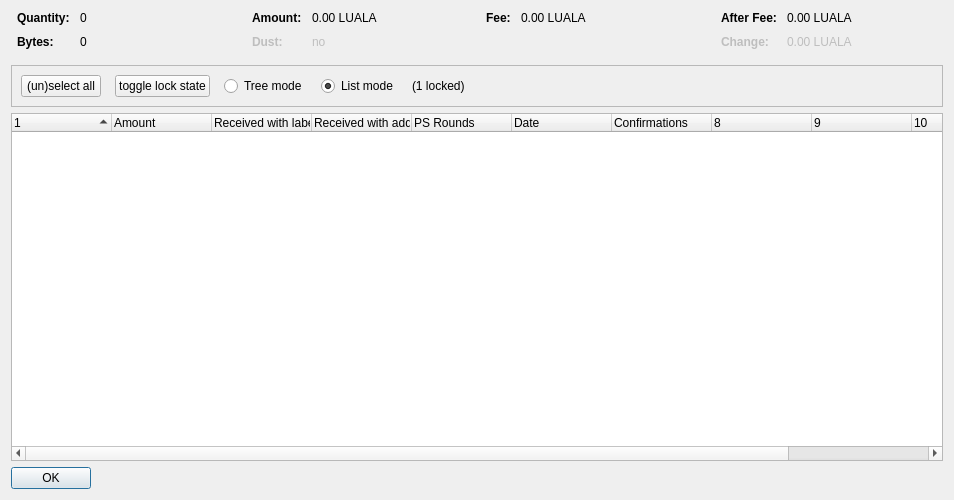
<?xml version="1.0" encoding="UTF-8"?>
<ui version="4.0">
 <class>CoinControlDialog</class>
 <widget class="QDialog" name="CoinControlDialog">
  <property name="geometry">
   <rect>
    <x>0</x>
    <y>0</y>
    <width>954</width>
    <height>500</height>
   </rect>
  </property>
  <property name="windowTitle">
   <string>Coin Selection</string>
  </property>
  <layout class="QVBoxLayout" name="verticalLayout">
   <item>
    <layout class="QHBoxLayout" name="horizontalLayoutTop" stretch="0,0,0,0">
     <property name="topMargin">
      <number>0</number>
     </property>
     <property name="bottomMargin">
      <number>10</number>
     </property>
     <item>
      <layout class="QFormLayout" name="formLayoutCoinControl1">
       <property name="horizontalSpacing">
        <number>10</number>
       </property>
       <property name="verticalSpacing">
        <number>10</number>
       </property>
       <property name="leftMargin">
        <number>6</number>
       </property>
       <property name="rightMargin">
        <number>6</number>
       </property>
       <item row="0" column="0">
        <widget class="QLabel" name="labelCoinControlQuantityText">
         <property name="font">
          <font>
           <weight>75</weight>
           <bold>true</bold>
          </font>
         </property>
         <property name="text">
          <string>Quantity:</string>
         </property>
        </widget>
       </item>
       <item row="0" column="1">
        <widget class="QLabel" name="labelCoinControlQuantity">
         <property name="cursor">
          <cursorShape>IBeamCursor</cursorShape>
         </property>
         <property name="contextMenuPolicy">
          <enum>Qt::ActionsContextMenu</enum>
         </property>
         <property name="text">
          <string notr="true">0</string>
         </property>
         <property name="textInteractionFlags">
          <set>Qt::LinksAccessibleByMouse|Qt::TextSelectableByKeyboard|Qt::TextSelectableByMouse</set>
         </property>
        </widget>
       </item>
       <item row="1" column="0">
        <widget class="QLabel" name="labelCoinControlBytesText">
         <property name="font">
          <font>
           <weight>75</weight>
           <bold>true</bold>
          </font>
         </property>
         <property name="text">
          <string>Bytes:</string>
         </property>
        </widget>
       </item>
       <item row="1" column="1">
        <widget class="QLabel" name="labelCoinControlBytes">
         <property name="cursor">
          <cursorShape>IBeamCursor</cursorShape>
         </property>
         <property name="contextMenuPolicy">
          <enum>Qt::ActionsContextMenu</enum>
         </property>
         <property name="text">
          <string notr="true">0</string>
         </property>
         <property name="textInteractionFlags">
          <set>Qt::LinksAccessibleByMouse|Qt::TextSelectableByKeyboard|Qt::TextSelectableByMouse</set>
         </property>
        </widget>
       </item>
      </layout>
     </item>
     <item>
      <layout class="QFormLayout" name="formLayoutCoinControl2">
       <property name="horizontalSpacing">
        <number>10</number>
       </property>
       <property name="verticalSpacing">
        <number>10</number>
       </property>
       <property name="leftMargin">
        <number>6</number>
       </property>
       <property name="rightMargin">
        <number>6</number>
       </property>
       <item row="0" column="0">
        <widget class="QLabel" name="labelCoinControlAmountText">
         <property name="font">
          <font>
           <weight>75</weight>
           <bold>true</bold>
          </font>
         </property>
         <property name="text">
          <string>Amount:</string>
         </property>
        </widget>
       </item>
       <item row="0" column="1">
        <widget class="QLabel" name="labelCoinControlAmount">
         <property name="cursor">
          <cursorShape>IBeamCursor</cursorShape>
         </property>
         <property name="contextMenuPolicy">
          <enum>Qt::ActionsContextMenu</enum>
         </property>
         <property name="text">
          <string notr="true">0.00 LUALA</string>
         </property>
         <property name="textInteractionFlags">
          <set>Qt::LinksAccessibleByMouse|Qt::TextSelectableByKeyboard|Qt::TextSelectableByMouse</set>
         </property>
        </widget>
       </item>
       <item row="1" column="0">
        <widget class="QLabel" name="labelCoinControlLowOutputText">
         <property name="enabled">
          <bool>false</bool>
         </property>
         <property name="font">
          <font>
           <weight>75</weight>
           <bold>true</bold>
          </font>
         </property>
         <property name="text">
          <string>Dust:</string>
         </property>
        </widget>
       </item>
       <item row="1" column="1">
        <widget class="QLabel" name="labelCoinControlLowOutput">
         <property name="enabled">
          <bool>false</bool>
         </property>
         <property name="cursor">
          <cursorShape>IBeamCursor</cursorShape>
         </property>
         <property name="contextMenuPolicy">
          <enum>Qt::ActionsContextMenu</enum>
         </property>
         <property name="text">
          <string notr="true">no</string>
         </property>
         <property name="textInteractionFlags">
          <set>Qt::LinksAccessibleByMouse|Qt::TextSelectableByKeyboard|Qt::TextSelectableByMouse</set>
         </property>
        </widget>
       </item>
      </layout>
     </item>
     <item>
      <layout class="QFormLayout" name="formLayoutCoinControl3">
       <property name="horizontalSpacing">
        <number>10</number>
       </property>
       <property name="verticalSpacing">
        <number>10</number>
       </property>
       <property name="leftMargin">
        <number>6</number>
       </property>
       <property name="rightMargin">
        <number>6</number>
       </property>
       <item row="0" column="0">
        <widget class="QLabel" name="labelCoinControlFeeText">
         <property name="font">
          <font>
           <weight>75</weight>
           <bold>true</bold>
          </font>
         </property>
         <property name="text">
          <string>Fee:</string>
         </property>
        </widget>
       </item>
       <item row="0" column="1">
        <widget class="QLabel" name="labelCoinControlFee">
         <property name="cursor">
          <cursorShape>IBeamCursor</cursorShape>
         </property>
         <property name="contextMenuPolicy">
          <enum>Qt::ActionsContextMenu</enum>
         </property>
         <property name="text">
          <string notr="true">0.00 LUALA</string>
         </property>
         <property name="textInteractionFlags">
          <set>Qt::LinksAccessibleByMouse|Qt::TextSelectableByKeyboard|Qt::TextSelectableByMouse</set>
         </property>
        </widget>
       </item>
      </layout>
     </item>
     <item>
      <layout class="QFormLayout" name="formLayoutCoinControl4">
       <property name="horizontalSpacing">
        <number>10</number>
       </property>
       <property name="verticalSpacing">
        <number>10</number>
       </property>
       <property name="leftMargin">
        <number>6</number>
       </property>
       <property name="rightMargin">
        <number>6</number>
       </property>
       <item row="0" column="0">
        <widget class="QLabel" name="labelCoinControlAfterFeeText">
         <property name="font">
          <font>
           <weight>75</weight>
           <bold>true</bold>
          </font>
         </property>
         <property name="text">
          <string>After Fee:</string>
         </property>
        </widget>
       </item>
       <item row="0" column="1">
        <widget class="QLabel" name="labelCoinControlAfterFee">
         <property name="cursor">
          <cursorShape>IBeamCursor</cursorShape>
         </property>
         <property name="contextMenuPolicy">
          <enum>Qt::ActionsContextMenu</enum>
         </property>
         <property name="text">
          <string notr="true">0.00 LUALA</string>
         </property>
         <property name="textInteractionFlags">
          <set>Qt::LinksAccessibleByMouse|Qt::TextSelectableByKeyboard|Qt::TextSelectableByMouse</set>
         </property>
        </widget>
       </item>
       <item row="1" column="0">
        <widget class="QLabel" name="labelCoinControlChangeText">
         <property name="enabled">
          <bool>false</bool>
         </property>
         <property name="font">
          <font>
           <weight>75</weight>
           <bold>true</bold>
          </font>
         </property>
         <property name="text">
          <string>Change:</string>
         </property>
        </widget>
       </item>
       <item row="1" column="1">
        <widget class="QLabel" name="labelCoinControlChange">
         <property name="enabled">
          <bool>false</bool>
         </property>
         <property name="cursor">
          <cursorShape>IBeamCursor</cursorShape>
         </property>
         <property name="contextMenuPolicy">
          <enum>Qt::ActionsContextMenu</enum>
         </property>
         <property name="text">
          <string notr="true">0.00 LUALA</string>
         </property>
         <property name="textInteractionFlags">
          <set>Qt::LinksAccessibleByMouse|Qt::TextSelectableByKeyboard|Qt::TextSelectableByMouse</set>
         </property>
        </widget>
       </item>
      </layout>
     </item>
    </layout>
   </item>
   <item>
    <widget class="QFrame" name="frame">
     <property name="minimumSize">
      <size>
       <width>0</width>
       <height>40</height>
      </size>
     </property>
     <property name="frameShape">
      <enum>QFrame::StyledPanel</enum>
     </property>
     <property name="frameShadow">
      <enum>QFrame::Sunken</enum>
     </property>
     <layout class="QHBoxLayout" name="horizontalLayout">
      <item>
       <layout class="QHBoxLayout" name="horizontalLayoutPanel" stretch="0,0,0,0,0,0">
        <property name="spacing">
         <number>14</number>
        </property>
        <item>
         <widget class="QPushButton" name="pushButtonSelectAll">
          <property name="sizePolicy">
           <sizepolicy hsizetype="Maximum" vsizetype="Fixed">
            <horstretch>0</horstretch>
            <verstretch>0</verstretch>
           </sizepolicy>
          </property>
          <property name="text">
           <string>(un)select all</string>
          </property>
          <property name="autoDefault">
           <bool>false</bool>
          </property>
         </widget>
        </item>
        <item>
         <widget class="QPushButton" name="pushButtonToggleLock">
          <property name="sizePolicy">
           <sizepolicy hsizetype="Maximum" vsizetype="Fixed">
            <horstretch>0</horstretch>
            <verstretch>0</verstretch>
           </sizepolicy>
          </property>
          <property name="text">
           <string>toggle lock state</string>
          </property>
          <property name="autoDefault">
           <bool>false</bool>
          </property>
         </widget>
        </item>
        <item>
         <widget class="QRadioButton" name="radioTreeMode">
          <property name="sizePolicy">
           <sizepolicy hsizetype="Maximum" vsizetype="Fixed">
            <horstretch>0</horstretch>
            <verstretch>0</verstretch>
           </sizepolicy>
          </property>
          <property name="text">
           <string>Tree mode</string>
          </property>
         </widget>
        </item>
        <item>
         <widget class="QRadioButton" name="radioListMode">
          <property name="sizePolicy">
           <sizepolicy hsizetype="Maximum" vsizetype="Fixed">
            <horstretch>0</horstretch>
            <verstretch>0</verstretch>
           </sizepolicy>
          </property>
          <property name="text">
           <string>List mode</string>
          </property>
          <property name="checked">
           <bool>true</bool>
          </property>
         </widget>
        </item>
        <item>
         <widget class="QLabel" name="labelLocked">
          <property name="text">
           <string>(1 locked)</string>
          </property>
         </widget>
        </item>
        <item>
         <spacer name="horizontalSpacer">
          <property name="orientation">
           <enum>Qt::Horizontal</enum>
          </property>
          <property name="sizeHint" stdset="0">
           <size>
            <width>40</width>
            <height>20</height>
           </size>
          </property>
         </spacer>
        </item>
       </layout>
      </item>
     </layout>
    </widget>
   </item>
   <item>
    <widget class="CoinControlTreeWidget" name="treeWidget">
     <property name="contextMenuPolicy">
      <enum>Qt::CustomContextMenu</enum>
     </property>
     <property name="sortingEnabled">
      <bool>false</bool>
     </property>
     <property name="columnCount">
      <number>11</number>
     </property>
     <attribute name="headerShowSortIndicator" stdset="0">
      <bool>true</bool>
     </attribute>
     <attribute name="headerStretchLastSection">
      <bool>false</bool>
     </attribute>
     <column>
      <property name="text">
       <string/>
      </property>
     </column>
     <column>
      <property name="text">
       <string>Amount</string>
      </property>
     </column>
     <column>
      <property name="text">
       <string>Received with label</string>
      </property>
     </column>
     <column>
      <property name="text">
       <string>Received with address</string>
      </property>
     </column>
     <column>
      <property name="text">
       <string>PS Rounds</string>
      </property>
     </column>
     <column>
      <property name="text">
       <string>Date</string>
      </property>
     </column>
     <column>
      <property name="text">
       <string>Confirmations</string>
      </property>
      <property name="toolTip">
       <string>Confirmed</string>
      </property>
     </column>
     <column>
      <property name="text">
       <string/>
      </property>
     </column>
     <column>
      <property name="text">
       <string/>
      </property>
     </column>
     <column>
      <property name="text">
       <string/>
      </property>
     </column>
     <column>
      <property name="text">
       <string/>
      </property>
     </column>
    </widget>
   </item>
   <item>
    <widget class="QDialogButtonBox" name="buttonBox">
     <property name="sizePolicy">
      <sizepolicy hsizetype="Maximum" vsizetype="Fixed">
       <horstretch>0</horstretch>
       <verstretch>0</verstretch>
      </sizepolicy>
     </property>
     <property name="orientation">
      <enum>Qt::Horizontal</enum>
     </property>
     <property name="standardButtons">
      <set>QDialogButtonBox::Ok</set>
     </property>
    </widget>
   </item>
  </layout>
 </widget>
 <customwidgets>
  <customwidget>
   <class>CoinControlTreeWidget</class>
   <extends>QTreeWidget</extends>
   <header>coincontroltreewidget.h</header>
  </customwidget>
 </customwidgets>
 <resources/>
 <connections/>
</ui>
